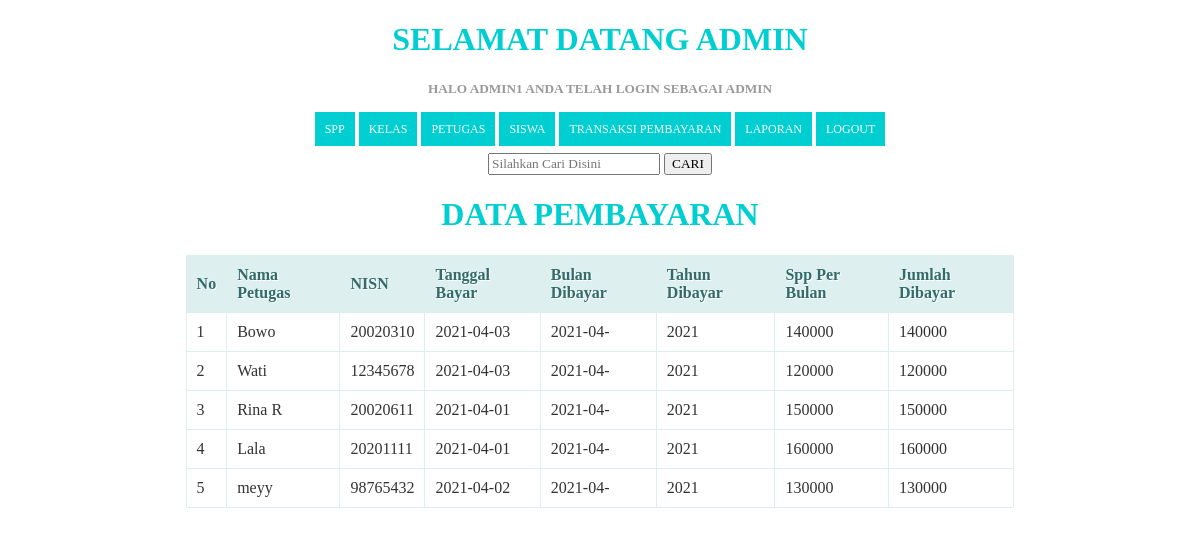
Screenshot of /history.php (signed in) with the database file from the repository.
### tables this page shows
CREATE TABLE `pembayaran` (
  `id_pembayaran` int(11) NOT NULL,
  `id_petugas` int(11) NOT NULL,
  `nisn` varchar(11) DEFAULT NULL,
  `tgl_bayar` date DEFAULT NULL,
  `bulan_dibayar` varchar(8) DEFAULT NULL,
  `tahun_dibayar` varchar(4) DEFAULT NULL,
  `id_spp` int(11) NOT NULL,
  `jumlah_bayar` int(11) DEFAULT NULL
);

CREATE TABLE `petugas` (
  `id_petugas` int(11) NOT NULL,
  `username` varchar(25) NOT NULL,
  `password` varchar(32) NOT NULL,
  `nama_petugas` varchar(35) NOT NULL,
  `level` enum('admin','petugas','siswa') NOT NULL
);

CREATE TABLE `spp` (
  `id_spp` int(11) NOT NULL,
  `tahun` int(11) NOT NULL,
  `nominal` int(11) NOT NULL
);

### history.php (the view, shortened to what this page needs)
<?php
include 'header.php';
 ?>
 <center><form action="<?php echo $_SERVER["PHP_SELF"];?>" method="post" class="btn btn-link">
                           <?php
                        $kata_kunci="";
                        ?>
                   <input class="text-dark" type="text" name="kata_kunci" value="<?php echo $kata_kunci;?>" placeholder="Silahkan Cari Disini" required/>
                  <button class="btn btn-success" type="submit"> CARI <i class=""></i></button>
                </form>
 </center>
                   <center> <h1 class="h3 mb-2 text-gray-800">DATA PEMBAYARAN</h1></center>
                    <div class="card shadow mb-4">
                        <div class="card-body">
                            <div class="table-responsive">
                                <table class="table table-bordered" id="dataTable" width="100%" cellspacing="0">
                                    <thead>
                                        <tr>
                                         <th>No</th>
                                          <th>Nama Petugas</th>
                                          <th>NISN</th>
                                          <th>Tanggal Bayar</th>
                                          <th>Bulan Dibayar</th>
                                          <th>Tahun Dibayar</th>
                                          <th>Spp Per Bulan</th>
                                          <th>Jumlah Dibayar</th>
                                        </tr>
                                    </thead>
                                    <tbody>
                                        <?php
if (isset($_POST['kata_kunci'])) {
                                $kata_kunci=trim($_POST['kata_kunci']);
                                $query="select * from pembayaran,petugas,spp where pembayaran.id_petugas=petugas.id_petugas and pembayaran.id_spp=spp.id_spp and pembayaran.nisn like '%".$kata_kunci."%' order by bulan_dibayar asc";
                            }else {
                            $query="select * from pembayaran,petugas,spp where pembayaran.id_petugas=petugas.id_petugas and pembayaran.id_spp=spp.id_spp order by id_pembayaran asc";
                            }
                          $result = mysqli_query($koneksi, $query);
                          $no = 1;
                          while($row = mysqli_fetch_assoc($result))
                          {
                          ?>
                         <tr class="text-center">
                            <td><?php echo $no; ?></td>
                            <td><?php echo $row['nama_petugas']; ?></td>
                            <td><?php echo $row['nisn']; ?></td>
                            <td><?php echo $row['tgl_bayar']; ?></td>
                            <td><?php echo $row['bulan_dibayar']; ?></td>
                            <td><?php echo $row['tahun_dibayar']; ?></td>
                            <td><?php echo substr($row['nominal'], 0, 20); ?></td>
                            <td><?php echo $row['jumlah_bayar']; ?></td>
                                            </tr>
                                            <?php
                                              $no++;
                                            }
                                            ?>
                                    </tbody>
                                </table>
                            </div>
                        </div>
                    </div>

### header.php (style rules this page uses)
* { font-family: "Trebuchet MS"; }
h1 { text-transform: uppercase; color: DarkTurquoise; }
table { border: solid 1px #DDEEEE; border-collapse: collapse; border-spacing: 0; width: 70%; margin: 10px auto 10px auto; }
table thead th { background-color: #DDEFEF; border: solid 1px #DDEEEE; color: #336B6B; padding: 10px; text-align: left; text-shadow: 1px 1px 1px #fff; text-decoration: none; }
table tbody td { border: solid 1px #DDEEEE; color: #333; padding: 10px; text-shadow: 1px 1px 1px #fff; }

### rows the page displays
pembayaran: id_petugas.nama_petugas "Bowo", nisn "20020310", tgl_bayar "2021-04-03", bulan_dibayar "2021-04-", tahun_dibayar "2021", spp.nominal "140000", jumlah_bayar "140000"
pembayaran: id_petugas.nama_petugas "Wati", nisn "12345678", tgl_bayar "2021-04-03", bulan_dibayar "2021-04-", tahun_dibayar "2021", spp.nominal "120000", jumlah_bayar "120000"
pembayaran: id_petugas.nama_petugas "Rina R", nisn "20020611", tgl_bayar "2021-04-01", bulan_dibayar "2021-04-", tahun_dibayar "2021", spp.nominal "150000", jumlah_bayar "150000"
pembayaran: id_petugas.nama_petugas "Lala", nisn "20201111", tgl_bayar "2021-04-01", bulan_dibayar "2021-04-", tahun_dibayar "2021", spp.nominal "160000", jumlah_bayar "160000"
pembayaran: id_petugas.nama_petugas "meyy", nisn "98765432", tgl_bayar "2021-04-02", bulan_dibayar "2021-04-", tahun_dibayar "2021", spp.nominal "130000", jumlah_bayar "130000"

### other values shown
$_SESSION['username'] "ADMIN1"
$_SESSION['level'] "ADMIN"
